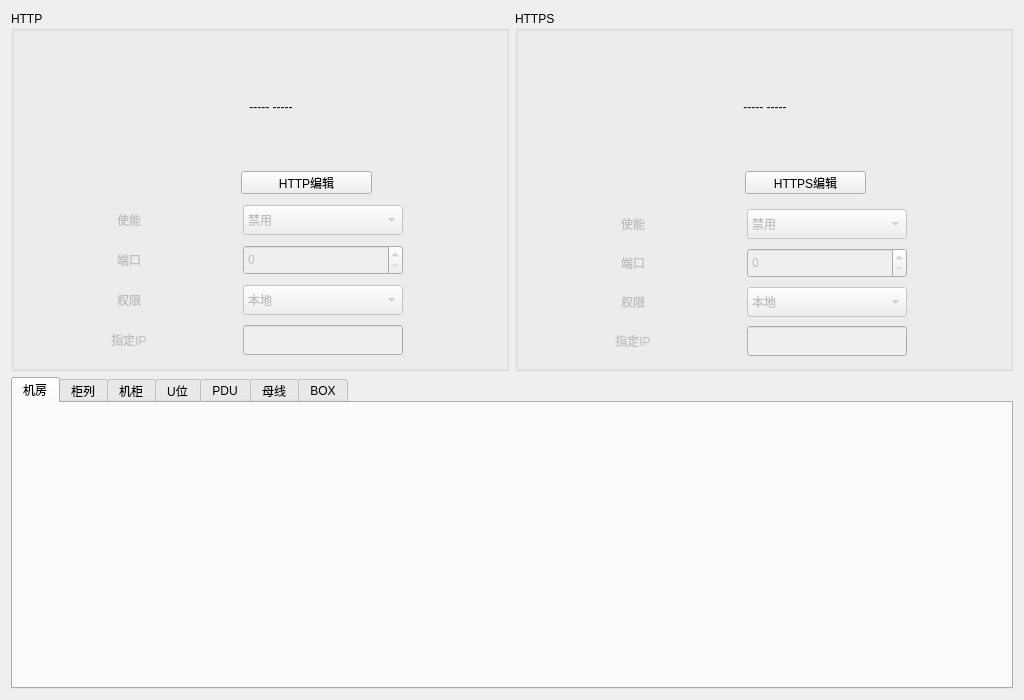
<?xml version="1.0" encoding="UTF-8"?>
<ui version="4.0">
 <class>Gui_RestWid</class>
 <widget class="QWidget" name="Gui_RestWid">
  <property name="geometry">
   <rect>
    <x>0</x>
    <y>0</y>
    <width>1024</width>
    <height>700</height>
   </rect>
  </property>
  <property name="windowTitle">
   <string>Form</string>
  </property>
  <layout class="QGridLayout" name="gridLayout">
   <item row="0" column="0">
    <widget class="QGroupBox" name="httpGroupBox">
     <property name="minimumSize">
      <size>
       <width>0</width>
       <height>360</height>
      </size>
     </property>
     <property name="title">
      <string>HTTP</string>
     </property>
     <widget class="QPushButton" name="httpEditBtn">
      <property name="geometry">
       <rect>
        <x>230</x>
        <y>160</y>
        <width>131</width>
        <height>23</height>
       </rect>
      </property>
      <property name="text">
       <string>HTTP编辑</string>
      </property>
     </widget>
     <widget class="QLabel" name="httpStatusLab">
      <property name="geometry">
       <rect>
        <x>160</x>
        <y>30</y>
        <width>200</width>
        <height>131</height>
       </rect>
      </property>
      <property name="maximumSize">
       <size>
        <width>200</width>
        <height>16777215</height>
       </size>
      </property>
      <property name="text">
       <string>----- -----</string>
      </property>
      <property name="alignment">
       <set>Qt::AlignCenter</set>
      </property>
     </widget>
     <widget class="QWidget" name="httpWidget" native="true">
      <property name="enabled">
       <bool>false</bool>
      </property>
      <property name="geometry">
       <rect>
        <x>10</x>
        <y>190</y>
        <width>461</width>
        <height>161</height>
       </rect>
      </property>
      <layout class="QGridLayout" name="gridLayout_2">
       <item row="0" column="0">
        <widget class="QLabel" name="label">
         <property name="maximumSize">
          <size>
           <width>60</width>
           <height>16777215</height>
          </size>
         </property>
         <property name="text">
          <string>使能</string>
         </property>
         <property name="alignment">
          <set>Qt::AlignCenter</set>
         </property>
        </widget>
       </item>
       <item row="0" column="1">
        <widget class="QComboBox" name="httpEnBox">
         <property name="minimumSize">
          <size>
           <width>0</width>
           <height>30</height>
          </size>
         </property>
         <property name="maximumSize">
          <size>
           <width>160</width>
           <height>16777215</height>
          </size>
         </property>
         <item>
          <property name="text">
           <string>禁用</string>
          </property>
         </item>
         <item>
          <property name="text">
           <string>启用</string>
          </property>
         </item>
        </widget>
       </item>
       <item row="1" column="0">
        <widget class="QLabel" name="label_2">
         <property name="maximumSize">
          <size>
           <width>60</width>
           <height>16777215</height>
          </size>
         </property>
         <property name="text">
          <string>端口</string>
         </property>
         <property name="alignment">
          <set>Qt::AlignCenter</set>
         </property>
        </widget>
       </item>
       <item row="1" column="1">
        <widget class="QSpinBox" name="httpPortSpin">
         <property name="minimumSize">
          <size>
           <width>0</width>
           <height>30</height>
          </size>
         </property>
         <property name="maximumSize">
          <size>
           <width>160</width>
           <height>16777215</height>
          </size>
         </property>
         <property name="maximum">
          <number>99999</number>
         </property>
        </widget>
       </item>
       <item row="2" column="0">
        <widget class="QLabel" name="label_3">
         <property name="maximumSize">
          <size>
           <width>60</width>
           <height>16777215</height>
          </size>
         </property>
         <property name="text">
          <string>权限</string>
         </property>
         <property name="alignment">
          <set>Qt::AlignCenter</set>
         </property>
        </widget>
       </item>
       <item row="2" column="1">
        <widget class="QComboBox" name="httpAclBox">
         <property name="minimumSize">
          <size>
           <width>0</width>
           <height>30</height>
          </size>
         </property>
         <property name="maximumSize">
          <size>
           <width>160</width>
           <height>16777215</height>
          </size>
         </property>
         <item>
          <property name="text">
           <string>本地</string>
          </property>
         </item>
         <item>
          <property name="text">
           <string>所有</string>
          </property>
         </item>
         <item>
          <property name="text">
           <string>指定IP</string>
          </property>
         </item>
        </widget>
       </item>
       <item row="3" column="0">
        <widget class="QLabel" name="label_4">
         <property name="maximumSize">
          <size>
           <width>60</width>
           <height>16777215</height>
          </size>
         </property>
         <property name="text">
          <string>指定IP</string>
         </property>
         <property name="alignment">
          <set>Qt::AlignCenter</set>
         </property>
        </widget>
       </item>
       <item row="3" column="1">
        <widget class="QLineEdit" name="httpUrlEdit">
         <property name="minimumSize">
          <size>
           <width>0</width>
           <height>30</height>
          </size>
         </property>
         <property name="maximumSize">
          <size>
           <width>160</width>
           <height>16777215</height>
          </size>
         </property>
        </widget>
       </item>
      </layout>
     </widget>
    </widget>
   </item>
   <item row="0" column="1">
    <widget class="QGroupBox" name="httpGroupBox_2">
     <property name="title">
      <string>HTTPS</string>
     </property>
     <widget class="QPushButton" name="httpsEditBtn">
      <property name="geometry">
       <rect>
        <x>230</x>
        <y>160</y>
        <width>121</width>
        <height>23</height>
       </rect>
      </property>
      <property name="text">
       <string>HTTPS编辑</string>
      </property>
     </widget>
     <widget class="QLabel" name="httpsStatusLab">
      <property name="geometry">
       <rect>
        <x>150</x>
        <y>30</y>
        <width>200</width>
        <height>131</height>
       </rect>
      </property>
      <property name="maximumSize">
       <size>
        <width>200</width>
        <height>16777215</height>
       </size>
      </property>
      <property name="text">
       <string>----- -----</string>
      </property>
      <property name="alignment">
       <set>Qt::AlignCenter</set>
      </property>
     </widget>
     <widget class="QWidget" name="httpsWidget" native="true">
      <property name="enabled">
       <bool>false</bool>
      </property>
      <property name="geometry">
       <rect>
        <x>10</x>
        <y>195</y>
        <width>461</width>
        <height>156</height>
       </rect>
      </property>
      <layout class="QGridLayout" name="gridLayout_3">
       <item row="0" column="0">
        <widget class="QLabel" name="label_5">
         <property name="maximumSize">
          <size>
           <width>60</width>
           <height>16777215</height>
          </size>
         </property>
         <property name="text">
          <string>使能</string>
         </property>
         <property name="alignment">
          <set>Qt::AlignCenter</set>
         </property>
        </widget>
       </item>
       <item row="0" column="1">
        <widget class="QComboBox" name="httpsEnBox">
         <property name="minimumSize">
          <size>
           <width>0</width>
           <height>30</height>
          </size>
         </property>
         <property name="maximumSize">
          <size>
           <width>160</width>
           <height>16777215</height>
          </size>
         </property>
         <item>
          <property name="text">
           <string>禁用</string>
          </property>
         </item>
         <item>
          <property name="text">
           <string>启用</string>
          </property>
         </item>
        </widget>
       </item>
       <item row="1" column="0">
        <widget class="QLabel" name="label_6">
         <property name="maximumSize">
          <size>
           <width>60</width>
           <height>16777215</height>
          </size>
         </property>
         <property name="text">
          <string>端口</string>
         </property>
         <property name="alignment">
          <set>Qt::AlignCenter</set>
         </property>
        </widget>
       </item>
       <item row="1" column="1">
        <widget class="QSpinBox" name="httpsPortSpin">
         <property name="minimumSize">
          <size>
           <width>0</width>
           <height>30</height>
          </size>
         </property>
         <property name="maximumSize">
          <size>
           <width>160</width>
           <height>16777215</height>
          </size>
         </property>
         <property name="maximum">
          <number>99999</number>
         </property>
        </widget>
       </item>
       <item row="2" column="0">
        <widget class="QLabel" name="label_7">
         <property name="maximumSize">
          <size>
           <width>60</width>
           <height>16777215</height>
          </size>
         </property>
         <property name="text">
          <string>权限</string>
         </property>
         <property name="alignment">
          <set>Qt::AlignCenter</set>
         </property>
        </widget>
       </item>
       <item row="2" column="1">
        <widget class="QComboBox" name="httpsAclBox">
         <property name="minimumSize">
          <size>
           <width>0</width>
           <height>30</height>
          </size>
         </property>
         <property name="maximumSize">
          <size>
           <width>160</width>
           <height>16777215</height>
          </size>
         </property>
         <item>
          <property name="text">
           <string>本地</string>
          </property>
         </item>
         <item>
          <property name="text">
           <string>所有</string>
          </property>
         </item>
         <item>
          <property name="text">
           <string>指定IP</string>
          </property>
         </item>
        </widget>
       </item>
       <item row="3" column="0">
        <widget class="QLabel" name="label_8">
         <property name="maximumSize">
          <size>
           <width>60</width>
           <height>16777215</height>
          </size>
         </property>
         <property name="text">
          <string>指定IP</string>
         </property>
         <property name="alignment">
          <set>Qt::AlignCenter</set>
         </property>
        </widget>
       </item>
       <item row="3" column="1">
        <widget class="QLineEdit" name="httpsUrlEdit">
         <property name="minimumSize">
          <size>
           <width>0</width>
           <height>30</height>
          </size>
         </property>
         <property name="maximumSize">
          <size>
           <width>160</width>
           <height>16777215</height>
          </size>
         </property>
        </widget>
       </item>
      </layout>
     </widget>
    </widget>
   </item>
   <item row="1" column="0" colspan="2">
    <widget class="QTabWidget" name="tabWidget">
     <property name="currentIndex">
      <number>0</number>
     </property>
     <widget class="QWidget" name="tab">
      <attribute name="title">
       <string>机房</string>
      </attribute>
     </widget>
     <widget class="QWidget" name="tab_2">
      <attribute name="title">
       <string>柜列</string>
      </attribute>
     </widget>
     <widget class="QWidget" name="tab_3">
      <attribute name="title">
       <string>机柜</string>
      </attribute>
     </widget>
     <widget class="QWidget" name="tab_4">
      <attribute name="title">
       <string>U位</string>
      </attribute>
     </widget>
     <widget class="QWidget" name="tab_5">
      <attribute name="title">
       <string>PDU</string>
      </attribute>
     </widget>
     <widget class="QWidget" name="tab_6">
      <attribute name="title">
       <string>母线</string>
      </attribute>
     </widget>
     <widget class="QWidget" name="tab_7">
      <attribute name="title">
       <string>BOX</string>
      </attribute>
     </widget>
    </widget>
   </item>
  </layout>
 </widget>
 <resources/>
 <connections/>
</ui>
